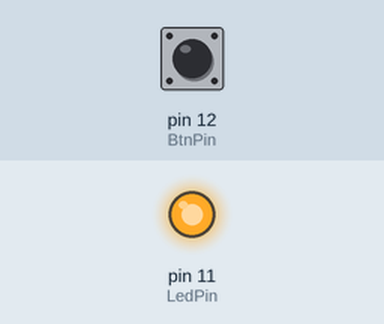
Simulated run of this program. Board: Raspberry Pi (header pin numbers). Shown: output pins drawn as LEDs (lit = HIGH). The inputs (shaded band) are chosen by the test bench; at power-on: pin 12 (BtnPin) HIGH. What the program prints to the terminal is not drawn.

Above: at 1.2 s.
1.3 s: pin 12 (BtnPin) pulled LOW for 0.15 s
At 1.37 s:
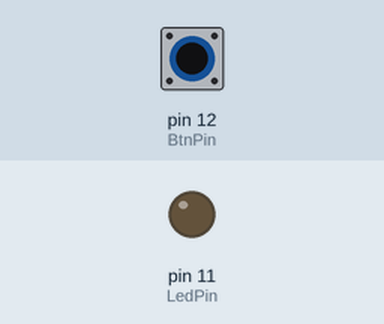
2.9 s: pin 12 (BtnPin) pulled LOW for 3.2 s
At 6.4 s:
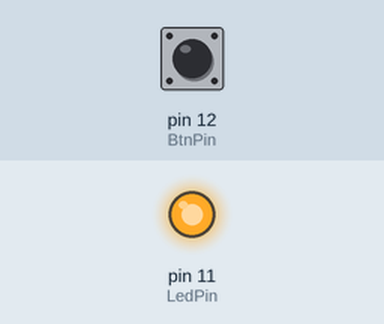
Timing chart, 0 to 7.9 s (numbered marks = the images above; inputs shaded):
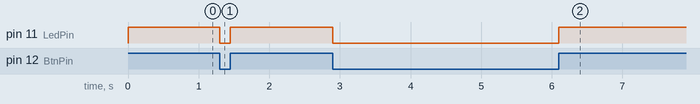

The program:

05_btnAndLed_1.py
```python
#!/usr/bin/env python

#-----------------------------------------------------------
# File name   : 05_btnAndLed_1.py
# Description : toggle an LED by button.
# Author      : Jason
# E-mail      : jason@adeept.com
# Website     : www.adeept.com
# Date        : 2015/06/12
#-----------------------------------------------------------

import RPi.GPIO as GPIO

LedPin = 11    # pin11 --- led
BtnPin = 12    # pin12 --- button

def setup():
	GPIO.setmode(GPIO.BOARD)       # Numbers GPIOs by physical location
	GPIO.setup(LedPin, GPIO.OUT)   # Set LedPin's mode is output
	GPIO.setup(BtnPin, GPIO.IN, pull_up_down=GPIO.PUD_UP)    # Set BtnPin's mode is input, and pull up to high level(3.3V)
	GPIO.output(LedPin, GPIO.HIGH) # Set LedPin high(+3.3V) to make led off

def loop():
	while True:
		if GPIO.input(BtnPin) == GPIO.LOW: # Check whether the button is pressed or not.
			print '...led on'
			GPIO.output(LedPin, GPIO.LOW)  # led on
		else:
			print 'led off...'
			GPIO.output(LedPin, GPIO.HIGH) # led off

def destroy():
	GPIO.output(LedPin, GPIO.HIGH)     # led off
	GPIO.cleanup()                     # Release resource

if __name__ == '__main__':     # Program start from here
	setup()
	try:
		loop()
	except KeyboardInterrupt:  # When 'Ctrl+C' is pressed, the child program destroy() will be  executed.
		destroy()
```

Measured:
- after the input at 1.3 s, pin 11 (LedPin): HIGH → LOW at once, → HIGH 0.15 s later
- after the input at 2.9 s, pin 11 (LedPin): HIGH → LOW at once, → HIGH 3.2 s later
